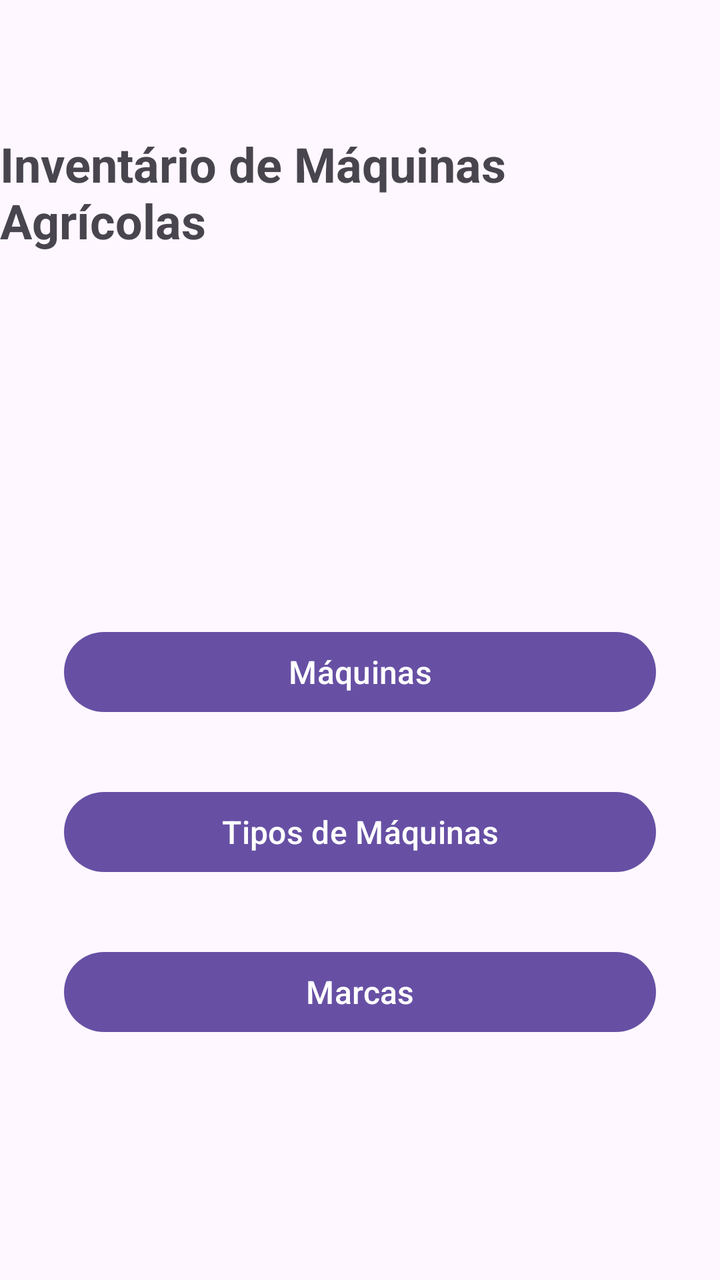
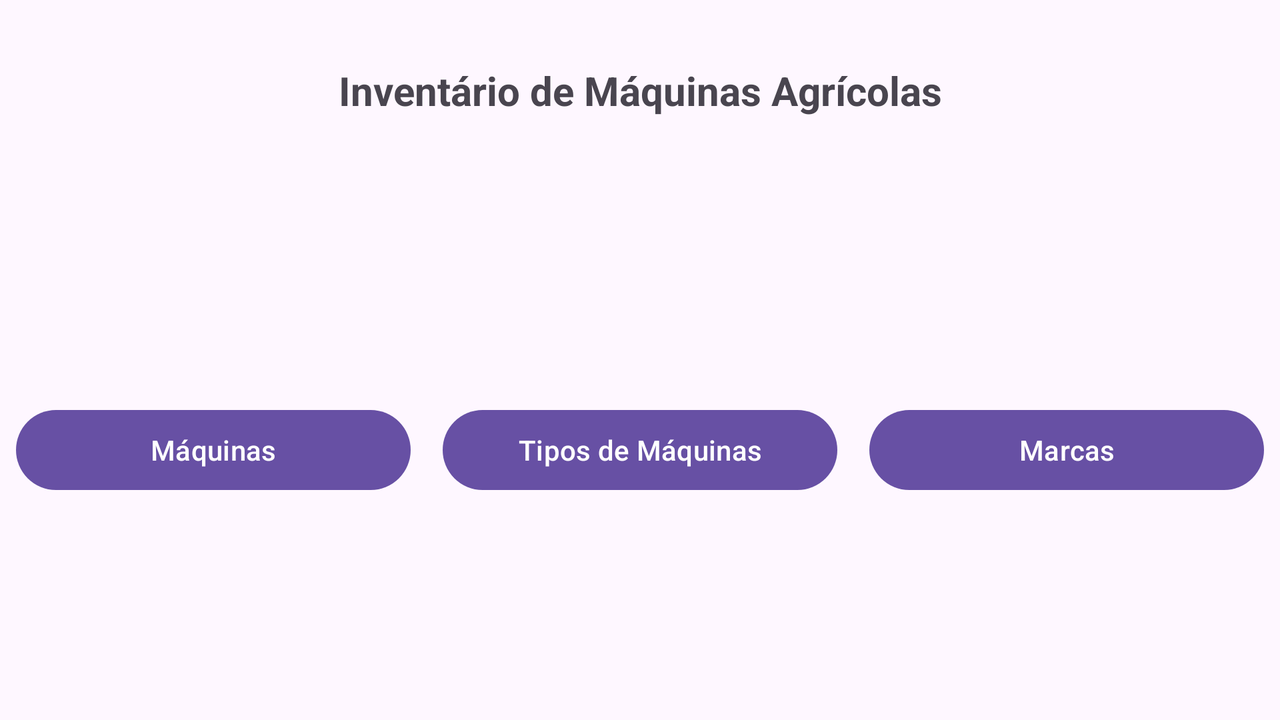

An Android layout and its configuration variant, each rendered on a device that would load it. The default file and the variant file are quoted in full after the pictures.
<!-- AndroidManifest.xml: application theme Theme.InventarioAgro -->
<!-- res/layout/activity_main.xml -->
<?xml version="1.0" encoding="utf-8"?>
<androidx.constraintlayout.widget.ConstraintLayout xmlns:android="http://schemas.android.com/apk/res/android"
    xmlns:app="http://schemas.android.com/apk/res-auto"
    xmlns:tools="http://schemas.android.com/tools"
    android:layout_width="match_parent"
    android:layout_height="match_parent"
    tools:context=".MainActivity">

    <TextView
        android:id="@+id/welcome_text"
        android:layout_width="wrap_content"
        android:layout_height="wrap_content"
        android:text="Inventário de Máquinas Agrícolas"
        android:textSize="24sp"
        android:textStyle="bold"
        app:layout_constraintBottom_toTopOf="@+id/guideline"
        app:layout_constraintEnd_toEndOf="parent"
        app:layout_constraintStart_toStartOf="parent"
        app:layout_constraintTop_toTopOf="parent" />

    <androidx.constraintlayout.widget.Guideline
        android:id="@+id/guideline"
        android:layout_width="wrap_content"
        android:layout_height="wrap_content"
        android:orientation="horizontal"
        app:layout_constraintGuide_percent="0.3" />

    <Button
        android:id="@+id/btn_maquinas"
        android:layout_width="0dp"
        android:layout_height="wrap_content"
        android:layout_marginStart="32dp"
        android:layout_marginEnd="32dp"
        android:layout_marginBottom="16dp"
        android:text="@string/maquinas"
        android:textSize="16sp"
        app:layout_constraintBottom_toTopOf="@+id/btn_tipos"
        app:layout_constraintEnd_toEndOf="parent"
        app:layout_constraintStart_toStartOf="parent"
        app:layout_constraintTop_toBottomOf="@+id/guideline"
        app:layout_constraintVertical_chainStyle="packed" />

    <Button
        android:id="@+id/btn_tipos"
        android:layout_width="0dp"
        android:layout_height="wrap_content"
        android:layout_marginStart="32dp"
        android:layout_marginTop="16dp"
        android:layout_marginEnd="32dp"
        android:layout_marginBottom="16dp"
        android:text="@string/tipos"
        android:textSize="16sp"
        app:layout_constraintBottom_toTopOf="@+id/btn_marcas"
        app:layout_constraintEnd_toEndOf="parent"
        app:layout_constraintStart_toStartOf="parent"
        app:layout_constraintTop_toBottomOf="@+id/btn_maquinas" />

    <Button
        android:id="@+id/btn_marcas"
        android:layout_width="0dp"
        android:layout_height="wrap_content"
        android:layout_marginStart="32dp"
        android:layout_marginTop="16dp"
        android:layout_marginEnd="32dp"
        android:text="@string/marcas"
        android:textSize="16sp"
        app:layout_constraintBottom_toBottomOf="parent"
        app:layout_constraintEnd_toEndOf="parent"
        app:layout_constraintStart_toStartOf="parent"
        app:layout_constraintTop_toBottomOf="@+id/btn_tipos"
        app:layout_constraintVertical_bias="0.0" />

</androidx.constraintlayout.widget.ConstraintLayout>
<!-- resources referenced by this layout -->
<resources>
  <string name="maquinas">Máquinas</string>
  <string name="marcas">Marcas</string>
  <string name="tipos">Tipos de Máquinas</string>
  <style name="Theme.InventarioAgro" parent="Base.Theme.InventarioAgro" />
  <style name="Base.Theme.InventarioAgro" parent="Theme.Material3.DayNight">
          
          
      </style>
</resources>
<!-- res/layout-land/activity_main.xml (the repository's variant of the layout above) -->
<!-- drawn on the phone turned sideways -->
<?xml version="1.0" encoding="utf-8"?>
<androidx.constraintlayout.widget.ConstraintLayout xmlns:android="http://schemas.android.com/apk/res/android"
    xmlns:app="http://schemas.android.com/apk/res-auto"
    xmlns:tools="http://schemas.android.com/tools"
    android:layout_width="match_parent"
    android:layout_height="match_parent"
    tools:context=".MainActivity">

    <TextView
        android:id="@+id/welcome_text"
        android:layout_width="wrap_content"
        android:layout_height="wrap_content"
        android:text="Inventário de Máquinas Agrícolas"
        android:textSize="20sp"
        android:textStyle="bold"
        app:layout_constraintBottom_toTopOf="@+id/guideline"
        app:layout_constraintEnd_toEndOf="parent"
        app:layout_constraintStart_toStartOf="parent"
        app:layout_constraintTop_toTopOf="parent" />

    <androidx.constraintlayout.widget.Guideline
        android:id="@+id/guideline"
        android:layout_width="wrap_content"
        android:layout_height="wrap_content"
        android:orientation="horizontal"
        app:layout_constraintGuide_percent="0.25" />

    <LinearLayout
        android:layout_width="0dp"
        android:layout_height="wrap_content"
        android:orientation="horizontal"
        android:gravity="center"
        app:layout_constraintTop_toBottomOf="@+id/guideline"
        app:layout_constraintBottom_toBottomOf="parent"
        app:layout_constraintStart_toStartOf="parent"
        app:layout_constraintEnd_toEndOf="parent">

        <Button
            android:id="@+id/btn_maquinas"
            android:layout_width="0dp"
            android:layout_height="wrap_content"
            android:layout_weight="1"
            android:layout_margin="8dp"
            android:text="@string/maquinas"
            android:textSize="14sp" />

        <Button
            android:id="@+id/btn_tipos"
            android:layout_width="0dp"
            android:layout_height="wrap_content"
            android:layout_weight="1"
            android:layout_margin="8dp"
            android:text="@string/tipos"
            android:textSize="14sp" />

        <Button
            android:id="@+id/btn_marcas"
            android:layout_width="0dp"
            android:layout_height="wrap_content"
            android:layout_weight="1"
            android:layout_margin="8dp"
            android:text="@string/marcas"
            android:textSize="14sp" />

    </LinearLayout>

</androidx.constraintlayout.widget.ConstraintLayout>
